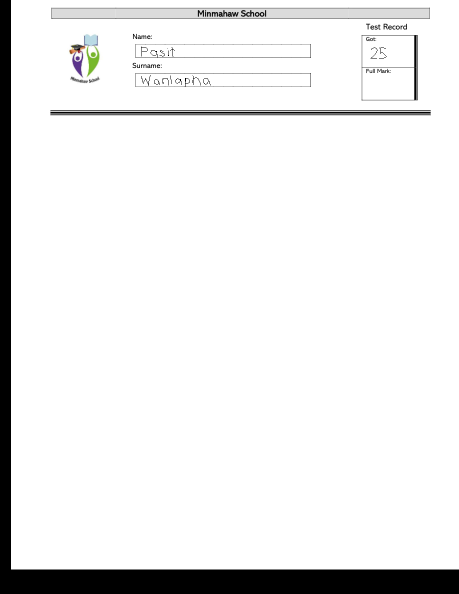
#> input picture Scripts/OCR/test.png, 918 x 1188 px (shown at 1/2 size)
$ python ocr.py test.png empty.png empty.png
#> lines starting #> are read from the running program, lines starting #| are printed output that depends on the picture
import cv2
import pytesseract
from api import get_name_list, update_grade
import difflib
import sys

def extract(image_path, coordinates, settings=None):
#> called with image_path = 'test.png', coordinates = (270, 90, 350, 27)
    image = cv2.imread(image_path)
#> image is the input picture: shape (1188, 918, 3); mean B, G, R 235.4, 235.5, 235.5

    x, y, w, h = coordinates
    roi = image[y:y+h, x:x+w]
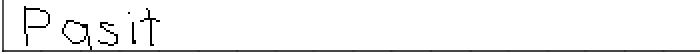
#> roi: shape (27, 350, 3) (shown 2 times larger); min 0, max 255, mean 243.3

    if settings is None:
#> (the run stopped early here; a loop or call above may not have finished)
